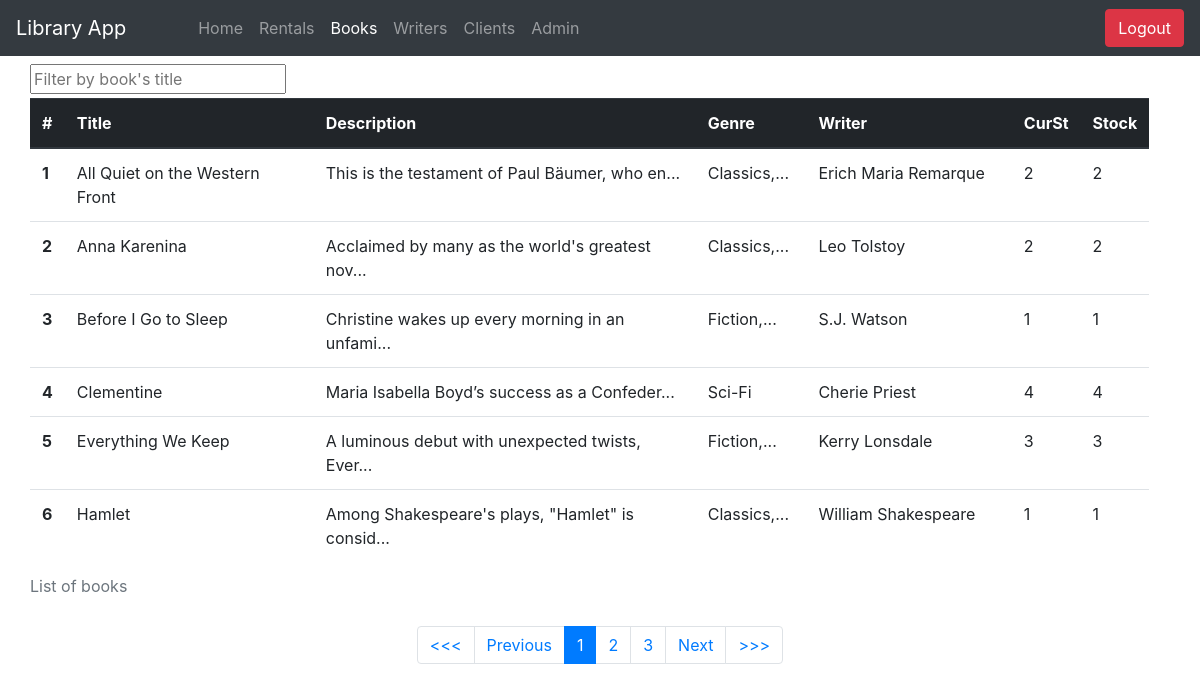
The page /homework/library-app/Books/index (signed in) on the database its author committed.
### tables this page shows
CREATE TABLE `books` (
  `id` int(11) NOT NULL AUTO_INCREMENT,
  `title` varchar(45) NOT NULL,
  `description` longtext,
  `writer_id` int(11) NOT NULL,
  `current_stock` int(11) NOT NULL DEFAULT '0',
  `stock` int(11) NOT NULL DEFAULT '0',
  `active` varchar(45) NOT NULL DEFAULT 'yes',
  PRIMARY KEY (`id`),
  KEY `fk_books_writers_idx` (`writer_id`),
  CONSTRAINT `fk_books_writers` FOREIGN KEY (`writer_id`) REFERENCES `writers` (`id`) ON DELETE NO ACTION ON UPDATE NO ACTION
);

### controller/BaseController.php (called while the page is built, shortened)
<?php
class BaseController {
	public function show_view($view) {
		require 'view/includes/header.php';
		(Auth::logged() && $view != '404')?require 'view/includes/navigation.php':false;
		require 'view/'.$view.'.php';
		require 'view/includes/footer.php';
	}
}

### controller/Books.php (called while the page is built, shortened)
<?php
class Books extends BaseController {
	public function index ($pg=0) {
		$skip = 0;
		$this->data['books'] = DBBooks::getAllBooks($skip);
		$this->show_view('books');
	}
	public function prepareGenres() {
		$ids = '';
		foreach ($this->data['books'] as $book) {
			$ids .= $book->id . ', ';
		}
		$ids = rtrim($ids, ', ');
		$data = DBBooks::getGenres($ids);
		$books_genres = [];
		foreach ($data as $value) {
			if (isset($books_genres[$value->book_id])) {
				$books_genres[$value->book_id] = $books_genres[$value->book_id] . ', ' . $value->title;
			} else {
				$books_genres[$value->book_id] = $value->title;
			}
		}
		foreach ($books_genres as $key => $book_genres) {
			foreach ($this->data['books'] as $k => $book_data) {
				if ($book_data->id == $key) {
					$this->data['books'][$k]->genre = $book_genres;
				}
			}
		}
	}
}

### core/Route.php (called while the page is built, shortened)
<?php
class Route {
	public static $controller;
	public static $method;
	public static $params = [];
	public static function post($url, $action, $req=[]) {
		self::$params = $_POST;
		$url_arr = self::prepareURL($url);
		$path_arr = self::prepareServerURLPath();
		if ($path_arr[0] != $url_arr[0] || count($path_arr) != count($url_arr)) {
			return;
		}
	}
	public static function get($url, $action, $req=[]) {
		$path = self::findServerPath();
		$url_arr = self::prepareURL($url);
		$path_arr = self::prepareServerURLPath();
		if ($path_arr[0] != $url_arr[0] || count($path_arr) != count($url_arr)) {
			return;
		} else {
			if (ltrim($url, '/') == $path) {
				self::$params = [];
			} else if (!empty($req)) {
				self::$params = self::collectParams($url_arr, $path_arr);
				foreach ($req as $key => $value) {
					if (!preg_match($value, self::$params[$key])) {
						return;
					}
				}
			} else {
				return;
			}
			$action = explode('@', $action);
			self::$controller = $action[0];
			self::$method = $action[1];
			self::$controller = new self::$controller;
		}
		call_user_func_array([self::$controller, self::$method], self::$params);
		exit;
	}
	public static function prepareURL ($url) {
		$url = ltrim($url, '/');
		return explode('/', $url);
	}
	public static function findServerPath () {
		return str_replace(INCL_PATH, '', $_SERVER['REQUEST_URI']);
	}
	public static function prepareServerURLPath () {
		$path = self::findServerPath();
		return $path_arr = explode('/', $path);
	}
}

### index.php (called while the page is built, shortened)
<?php
include 'controller/BaseController.php';
include 'routes.php';

### model/DB.php (called while the page is built, shortened)
<?php
class DB {
	private static $data = [];
	private static $conn;
	private static function getInstance(){
		return self::$conn;
	}
	private function __construct(){
		self::$conn = new mysqli(DBSERVER,DBUSER,DBPASS,DBNAME);
	}
	protected static function executeSQL($sql) {
		$db = self::getInstance();
		$db->set_charset("utf8");
		$res = $db->query($sql);
		return $res;
	}
	protected static function queryAndFetchInObj($sql) {
		self::$data = [];
		$res = self::executeSQL($sql);
		while ($row = $res->fetch_object()) {
			array_push(self::$data, $row);
		}
		return self::$data;
	}
}

### model/DBBooks.php (called while the page is built, shortened)
<?php
class DBBooks extends DB {
	public static function getAllBooks($skip) {
		$sql = "select b.*,
				(select count(*) from books) as total,
				concat(w.first_name, \" \", w.last_name) as writer
				from books as b
				join writers as w
				on w.id = b.writer_id
				order by title
				limit $skip,".PG_RESULTS;
		return self::queryAndFetchInObj($sql);
	}
}

### view/books.php (the view)
<div class="container">
	<div class="row">
		<form class="mt-2">
			<input type="text" name="filter" placeholder="Filter by book's title" id="filter">
		</form>
		<div  class="table-holder" style="min-height: 450px">
			<table class="table table-hover mt-1">
				<caption>List of books</caption>
				<thead class="thead-dark">
				    <tr>
				      	<th scope="col" style="width: 2%">#</th>
				      	<th scope="col" style="width: 25%">Title</th>
				      	<th scope="col" style="width: 39%">Description</th>
				      	<th scope="col" style="width: 10%">Genre</th>
				      	<th scope="col" style="width: 20%">Writer</th>
				      	<th scope="col" style="width: 1%">CurSt</th>
				      	<th scope="col" style="width: 1%">Stock</th>
				    </tr>
				</thead>
				<div class="table-content">
					<tbody class="tbody col-12">
						<?php
						foreach ($this->data['books'] as $key => $value) {
						?>
							<tr style="cursor: pointer;" onclick="document.location.href='<?php echo INCL_PATH.'Books/'.$value->id.'/p1'; ?>'">
							    <th scope="row"><?php echo $key+1; ?></th>
							    <td><?php echo $value->title; ?></td>
							    <td><?php echo $value->description; ?></td>
							    <td title="<?php echo $value->long_genre; ?>"><?php echo $value->genre; ?></td>
							    <td><?php echo $value->writer; ?></td>
							    <td><?php echo $value->current_stock; ?></td>
							    <td><?php echo $value->stock; ?></td>
						    </tr>
						<?php
						}
						?>
					 </tbody>
				</div>
			</table>
		</div>
		<nav class="col-12">
		    <ul class="pagination justify-content-center">
		    	<?php
			    foreach ($this->data['pagination_links'] as $link) {
			    	echo  '<li class="page-item"><a href="'.$link[0].'" class="page-link">'.$link[1].'</a></li>';
			    }
			    ?>
		    </ul>
		</nav>

### assets/css/main.css (style rules this page uses)
.page-link { transition: background-color .3s ease; }

### rows shown on the page
books: title "All Quiet on the Western Front", description "This is the testament of Paul Bäumer, who en...", genre "Classics,...", writer "Erich Maria Remarque", current_stock "2", stock "2"
books: title "Anna Karenina", description "Acclaimed by many as the world's greatest nov...", genre "Classics,...", writer "Leo Tolstoy", current_stock "2", stock "2"
books: title "Before I Go to Sleep", description "Christine wakes up every morning in an unfami...", genre "Fiction,...", writer "S.J. Watson", current_stock "1", stock "1"
books: title "Clementine", description "Maria Isabella Boyd’s success as a Confeder...", genre "Sci-Fi", writer "Cherie Priest", current_stock "4", stock "4"
books: title "Everything We Keep", description "A luminous debut with unexpected twists, Ever...", genre "Fiction,...", writer "Kerry Lonsdale", current_stock "3", stock "3"
books: title "Hamlet", description "Among Shakespeare's plays, \"Hamlet\" is consid...", genre "Classics,...", writer "William Shakespeare", current_stock "1", stock "1"

### other values the page prints
$link[1] "<<<"
$link[1] "Previous"
$link[1] "1"
$link[1] "2"
$link[1] "3"
$link[1] "Next"
$link[1] ">>>"
